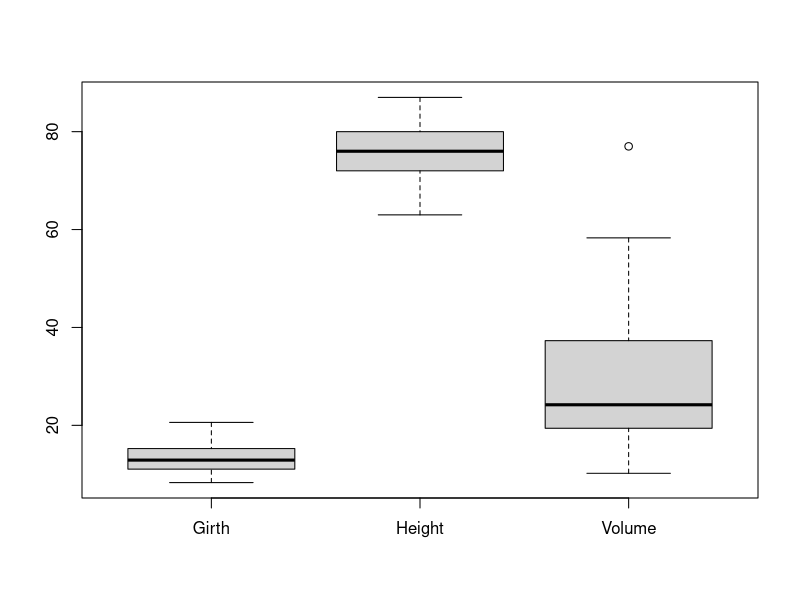
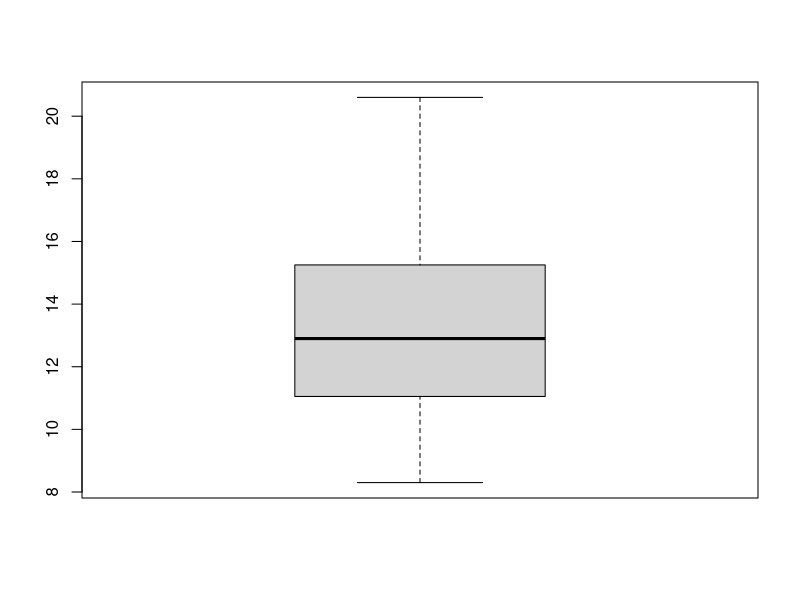
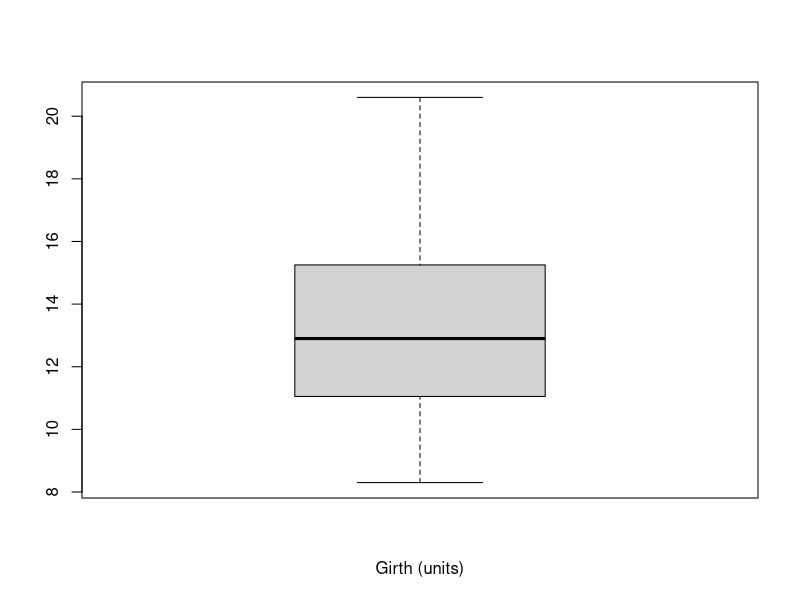

The R source for these figures, in order:
## ---- chunk 1
knitr::opts_chunk$set(echo = TRUE, 
                      eval = FALSE)
## ---- chunk 2
getwd()
## ---- chunk 3
boxplot(trees)
## ---- chunk 4
treeGirth<-trees$Girth
boxplot(treeGirth)
boxplot(treeGirth,xlab="Girth (units)",title="Tree Girths")
